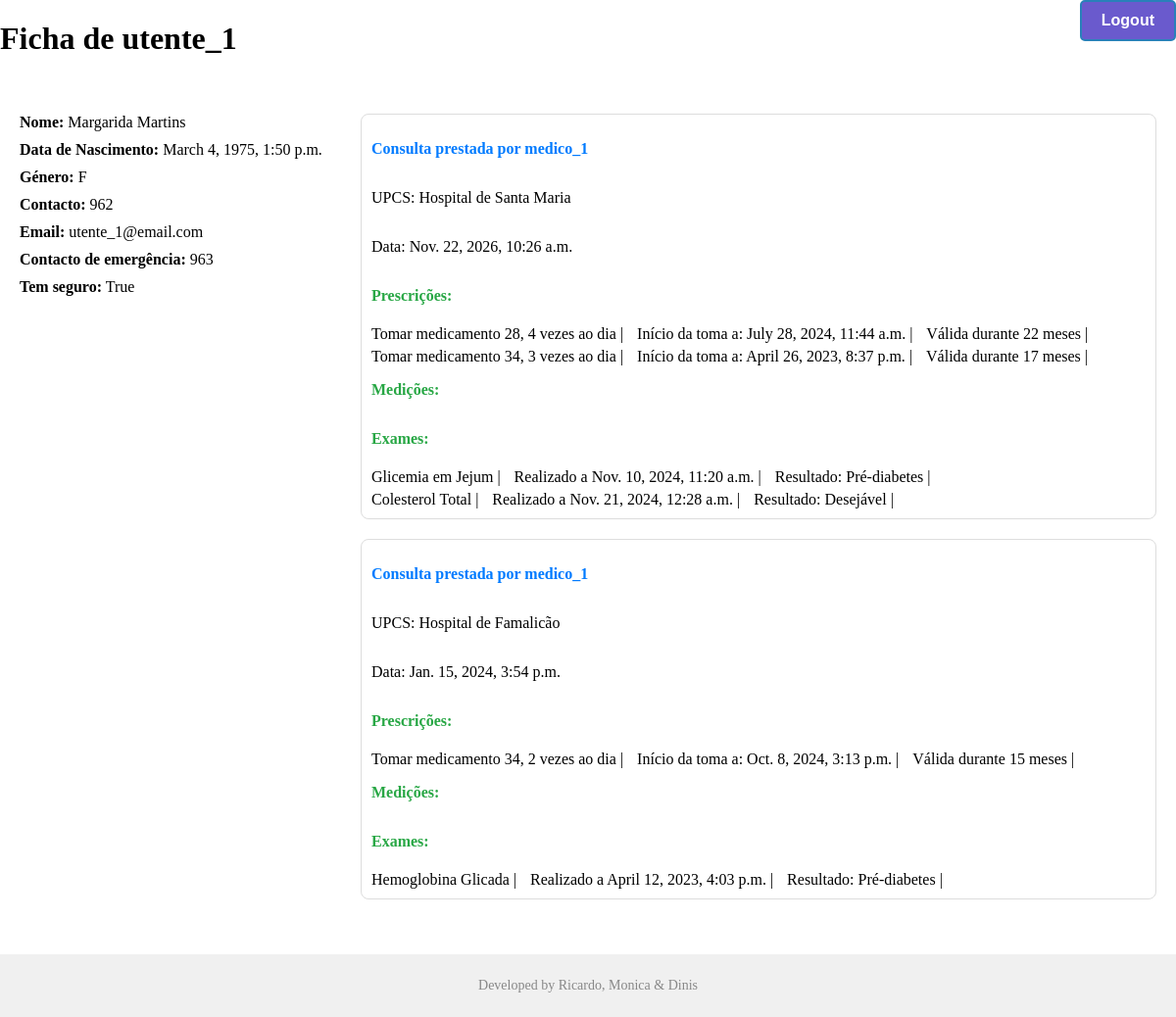
Page /hospital/utente/1/ (signed in) on the earlier database version.
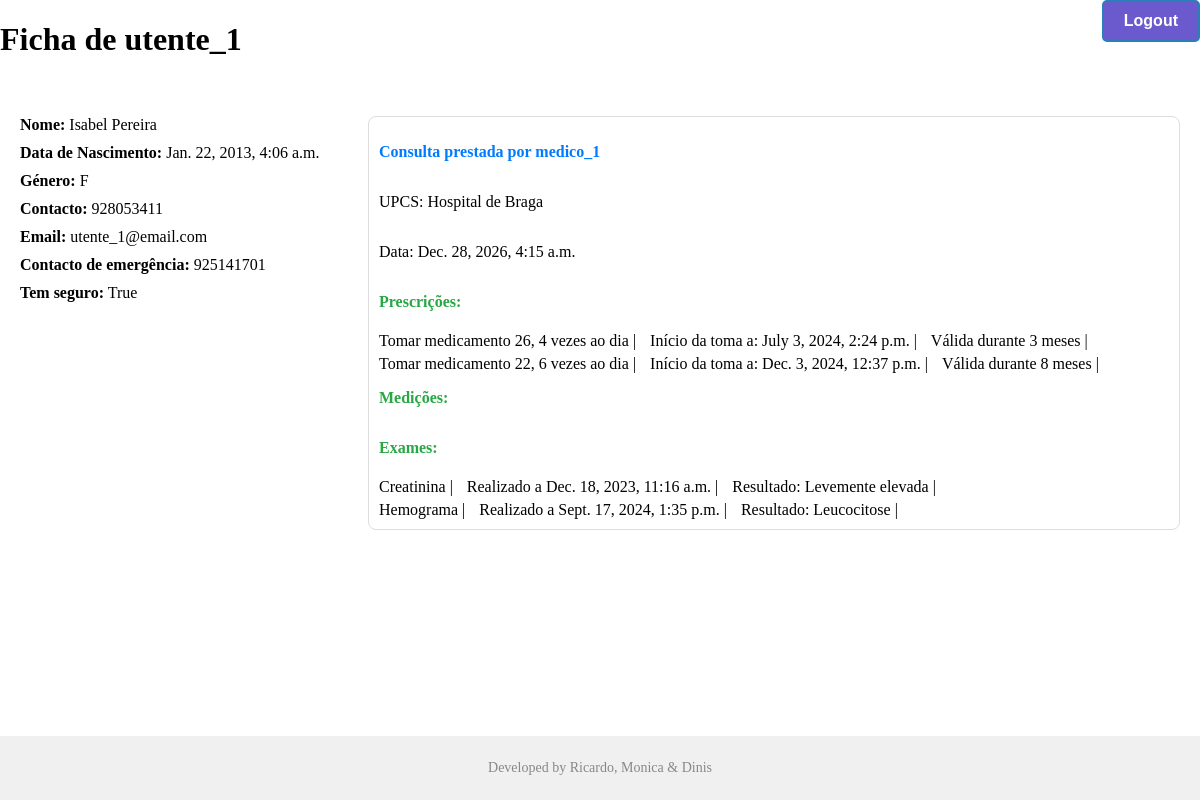
Same page on the later database version.
### hospital/models.py (models this page shows, shortened)
class Consulta(models.Model):
    utente = models.ForeignKey(Utente, on_delete=models.CASCADE)
    medico = models.ForeignKey(Medico, on_delete=models.CASCADE)
    unidade_saude = models.CharField(max_length=200, default="")
    data = models.DateTimeField(null=True)
    medicoes = models.ManyToManyField(Medicoes)
    prescricoes = models.ManyToManyField(Prescricoes)
    exames = models.ManyToManyField(Exame)

class Pessoa(models.Model):
    nome = models.CharField(max_length=40, unique=True) # usado como username
    primeiro_nome = models.CharField(max_length=40, default="")
    apelido = models.CharField(max_length=200, default="")
    data_nascimento = models.DateTimeField(default=None)
    genero = models.CharField(max_length=20,default="")
    telemovel = models.IntegerField(default="")
    email = models.CharField(max_length=60,default="")
    class Meta:
        abstract = True     # Comporta-se como um extends, contudo a tabela pessoa não é criada

class Utente(Pessoa):
    contacto_emergencia = models.IntegerField(default=0)
    tem_seguro = models.BooleanField(default=False)

class Medico(Pessoa):
    especialidade = models.CharField(max_length=40,default="")

class Medicamento(models.Model):
    nome = models.CharField(max_length=200, unique=True)
    dosagem = models.CharField(max_length=40, default="")
    fabricante = models.CharField(max_length=100, default="")
    precisa_prescricao = models.BooleanField(default="")

class Prescricoes(models.Model):
    medicamento = models.ManyToManyField(Medicamento)
    utente = models.ForeignKey(Utente, on_delete=models.CASCADE)
    medico = models.ForeignKey(Medico, on_delete=models.CASCADE)
    inicio_toma = models.DateTimeField(null=True)
    validade_prescricao = models.IntegerField(default=0)
    dose_diaria = models.IntegerField(default=0)

class Exame(models.Model):
    utente = models.ForeignKey(Utente, on_delete=models.CASCADE)
    medico = models.ForeignKey(Medico, on_delete=models.CASCADE, null=True)
    enfermeiro = models.ForeignKey(Enfermeiro, on_delete=models.CASCADE, null=True)
    data_realizacao = models.DateTimeField(null=True)
    nome_exame = models.CharField(max_length=40, default="")
    resultado = models.CharField(max_length=200, default="")

### hospital/views.py (the view)
# urls.py: path('utente', views.UtenteView.as_view( ),name='utente')
class UtenteView(LoginRequiredMixin,generic.DetailView):
    model = Consulta
    template_name = "hospital/utente.html"
    context_object_name = "consultas_utente"
    pk_url_kwarg = 'id'
    def get_object(self, queryset=None):
        return get_object_or_404(Utente, id=self.kwargs['id'])
    def get_context_data(self, **kwargs):
        context = super().get_context_data(**kwargs)
        utente = self.object
        consultas_utente = Consulta.objects.filter(utente=utente)
        context['consultas_utente'] = consultas_utente
        return context

### hospital/templates/hospital/utente.html (shortened to what this page needs)
<!DOCTYPE html>
<html lang="en">
<head>
    {% load static %}
    <link rel="stylesheet" href="{% static 'hospital/utente.css' %}">
</head>
<body>
    <div class="container">
        <div class="title">
            <h1 class="">Ficha de {{ consultas_utente.first.utente.nome }}</h1>
            <div class="actions">
                <form method="post" action="{% url 'hospital:logout' %}">
                    <button class="logout-button" type="submit">Logout</button>
                </form>
            </div>
        </div>
        <div class="content">
            <div class="utente-info">
                <ul>
                    <li><strong>Nome:</strong> {{ consultas_utente.first.utente.primeiro_nome }} {{ consultas_utente.first.utente.apelido }}</li>
                    <li><strong>Data de Nascimento:</strong> {{ consultas_utente.first.utente.data_nascimento }}</li>
                    <li><strong>Género:</strong> {{ consultas_utente.first.utente.genero }}</li>
                    <li><strong>Contacto:</strong> {{ consultas_utente.first.utente.telemovel }}</li>
                    <li><strong>Email:</strong> {{ consultas_utente.first.utente.email }}</li>
                    <li><strong>Contacto de emergência:</strong> {{ consultas_utente.first.utente.contacto_emergencia }}</li>
                    <li><strong>Tem seguro:</strong> {{ consultas_utente.first.utente.tem_seguro }}</li>
                </ul>
            </div>
            <ul class="consultation-list">
                {% for consulta in consultas_utente %}
                    <li class="consultation-item">
                        <p class="doctor-info">Consulta prestada por {{ consulta.medico.nome }}</p>
                        <p class="unidade-saude">UPCS: {{ consulta.unidade_saude }}</p>
                        <p class="data-consulta">Data: {{ consulta.data }}</p>
                        <p class="prescription-heading">Prescrições:</p>
                            {% for prescricao in consulta.prescricoes.all %}
                                {% for medicamento in prescricao.medicamento.all %}
                                <ul class="prescription-list">
                                    <li>Tomar {{ medicamento.nome }}, {{prescricao.dose_diaria}} vezes ao dia |</li>
                                    <li>Início da toma a: {{prescricao.inicio_toma}} |</li>
                                    <li>Válida durante {{prescricao.validade_prescricao}} meses |</li>
                                </ul>
                                {% endfor %}
                            {% endfor %}
                        <p class="measurements-heading">Medições:</p>
                        <p class="exams-heading">Exames:</p>
                            {% for exame in consulta.exames.all %}
                                <ul class="exams-list">
                                    <li>{{ exame.nome_exame }} |</li>
                                    <li>Realizado a {{ exame.data_realizacao }} |</li>
                                    <li>Resultado: {{ exame.resultado }} |</li>
                                </ul>
                            {% endfor %}
                    </li>
                {% endfor %}
            </ul>
        </div>
         <div class="footnote">
            <p>Developed by Ricardo, Monica & Dinis</p>
        </div>
    </div>
</body>
</html>

Differences in the rows shown:
no longer on this page (row edited): Medicamento: nome "medicamento 34", {{ prescricao.dose_diaria }} "3", {{ prescricao.inicio_toma }} "April 26, 2023, 8:37 p.m.", {{ prescricao.validade_prescricao }} "17"
removed Exame: nome_exame "Glicemia em Jejum", data_realizacao "Nov. 10, 2024, 11:20 a.m.", resultado "Pré-diabetes"
removed Exame: nome_exame "Colesterol Total", data_realizacao "Nov. 21, 2024, 12:28 a.m.", resultado "Desejável"
removed Consulta: medico.nome "medico_1", unidade_saude "Hospital de Famalicão", data "Jan. 15, 2024, 3:54 p.m."
no longer on this page (row edited): Prescricoes: dose_diaria "2", inicio_toma "Oct. 8, 2024, 3:13 p.m.", validade_prescricao "15"
no longer on this page (row edited): Exame: nome_exame "Hemoglobina Glicada", data_realizacao "April 12, 2023, 4:03 p.m.", resultado "Pré-diabetes", shown under "medico_1"
changed Consulta "medico_1": first.utente.primeiro_nome "Margarida" → "Isabel"; first.utente.apelido "Martins" → "Pereira"; first.utente.data_nascimento "March 4, 1975, 1:50 p.m." → "Jan. 22, 2013, 4:06 a.m."; first.utente.telemovel "962" → "928053411"; first.utente.contacto_emergencia "963" → "925141701"; unidade_saude "Hospital de Santa Maria" → "Hospital de Braga"; data "Nov. 22, 2026, 10:26 a.m." → "Dec. 28, 2026, 4:15 a.m."
changed Prescricoes: loses Medicamento (nome "medicamento 28", {{ prescricao.dose_diaria }} "4", {{ prescricao.inicio_toma }} "July 28, 2024, 11:44 a.m.", {{ prescricao.validade_prescricao }} "22"); gains Medicamento (nome "medicamento 26", {{ prescricao.dose_diaria }} "4", {{ prescricao.inicio_toma }} "July 3, 2024, 2:24 p.m.", {{ prescricao.validade_prescricao }} "3")
changed Prescricoes: gains Medicamento (nome "medicamento 22", {{ prescricao.dose_diaria }} "6", {{ prescricao.inicio_toma }} "Dec. 3, 2024, 12:37 p.m.", {{ prescricao.validade_prescricao }} "8")
added Exame: nome_exame "Creatinina", data_realizacao "Dec. 18, 2023, 11:16 a.m.", resultado "Levemente elevada"
added Exame: nome_exame "Hemograma", data_realizacao "Sept. 17, 2024, 1:35 p.m.", resultado "Leucocitose"
